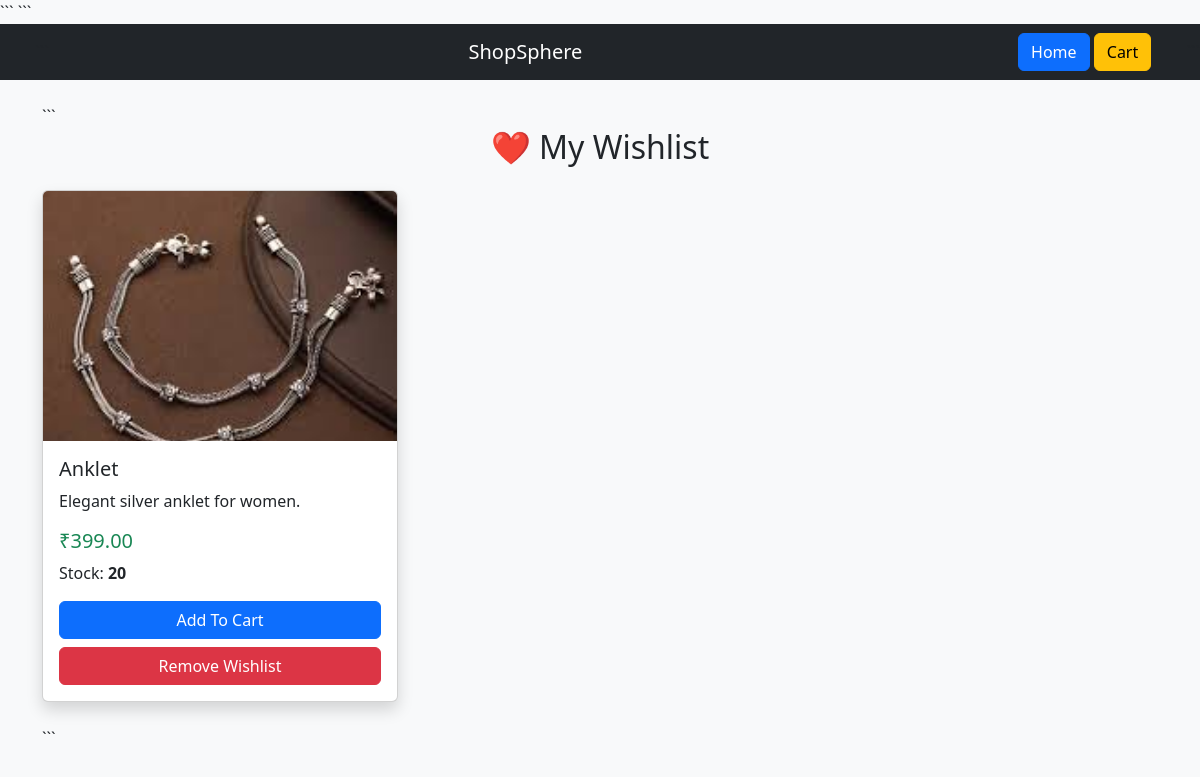
The page /wishlist/ (signed in) on the database its author committed.
### products/models.py (models this page shows, shortened)
class Wishlist(models.Model):
    user = models.ForeignKey(
        User,
        on_delete=models.CASCADE
    )
    product = models.ForeignKey(
        Product,
        on_delete=models.CASCADE
    )
    created_at = models.DateTimeField(auto_now_add=True)

class Product(models.Model):
    category = models.ForeignKey(
        Category,
        on_delete=models.CASCADE
    )
    name = models.CharField(max_length=200, default="Unknown Product")
    description = models.TextField(default="Product Description")
    price = models.DecimalField(
        max_digits=10,
        decimal_places=2,
        default=0
    )
    stock = models.IntegerField(default=0)
    image = models.ImageField(
        upload_to='products/',
        blank=True,
        null=True
    )

### products/views.py (the view)
@login_required
def wishlist(request):
    wishlist_items = Wishlist.objects.filter(user=request.user)
    return render(
        request,
        'products/wishlist.html',
        {
            'wishlist_items': wishlist_items
        }
    )

### cart/context_processors.py (called while the page is built)
def cart_count(request):
    if request.user.is_authenticated:
        count = CartItem.objects.filter(user=request.user).count()
    else:
        count = 0
    return {
        'cart_count': count
    }

### products/templates/products/wishlist.html (shortened to what this page needs)
<!DOCTYPE html>
<html lang="en">
<head>
<link href="https://cdn.jsdelivr.net/npm/bootstrap@5.3.3/dist/css/bootstrap.min.css" rel="stylesheet">
```
</head>
<body class="bg-light">
<nav class="navbar navbar-dark bg-dark">
    <div class="container">
    <a class="navbar-brand" href="/">
        ShopSphere
    </a>
    <div>
        <a href="/" class="btn btn-primary">
            Home
        </a>
        <a href="/cart/" class="btn btn-warning">
            Cart
        </a>
    </div>
</div>
</nav>
<div class="container mt-4">
```
<h2 class="mb-4 text-center">
    ❤️ My Wishlist
</h2>
<div class="row">
    {% for item in wishlist_items %}
    <div class="col-md-4 mb-4">
        <div class="card h-100 shadow">
            {% if item.product.image %}
            <img src="{{ item.product.image.url }}"
                 class="card-img-top"
                 style="height:250px;object-fit:cover;">
            {% endif %}
            <div class="card-body">
                <h5>{{ item.product.name }}</h5>
                <p>
                    {{ item.product.description|truncatechars:100 }}
                </p>
                <h5 class="text-success">
                    ₹{{ item.product.price }}
                </h5>
                <p>
                    Stock:
                    <strong>{{ item.product.stock }}</strong>
                </p>
                <a href="{% url 'add_to_cart' item.product.id %}"
                   class="btn btn-primary w-100 mb-2">
                    Add To Cart
                </a>
                <a href="{% url 'remove_wishlist' item.id %}"
                   class="btn btn-danger w-100">
                    Remove Wishlist
                </a>
            </div>
        </div>
    </div>
    {% empty %}
    <div class="col-12">
        <div class="alert alert-warning text-center">
            No Wishlist Items Found
        </div>
    </div>
    {% endfor %}
</div>
```
</div>
</body>
</html>

### rows shown on the page
Wishlist: product.image (picture), product.name "Anklet", product.description "Elegant silver anklet for women.", product.price "399.00", product.stock "20"
